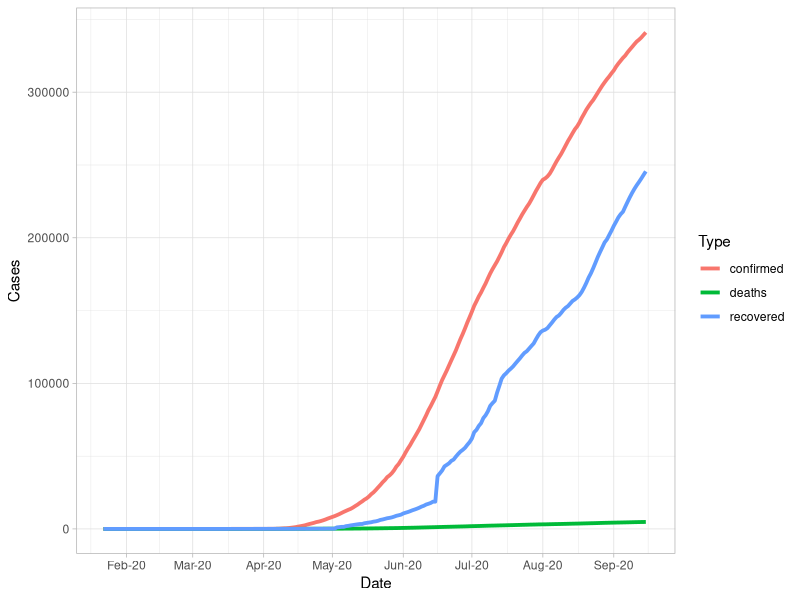

The R script that drew this image:
## ---- chunk 1
knitr::opts_chunk$set(echo = FALSE, warning = FALSE, message = FALSE)
library(readr)
library(tidyverse)
## ---- chunk 2
tidycovid19_bangla <- read_csv(here::here("content/post/covid-19-bangladesh/data/tidycovid19-bangladesh-data.csv"))
## ---- chunk 3
options(scipen = 999)
tidycovid19_bangla %>%
  select(date, confirmed, deaths, recovered) %>%
  pivot_longer(cols = -date,
               names_to = "Type",
               values_to = "Cases") %>%
  ggplot(aes(x = date,
             y = Cases,
             color = Type)) +
  geom_line(size=1.3) +
  theme_light() +
  labs(x = "Date")+ 
  scale_x_date(date_breaks = "months" , date_labels = "%b-%y")
